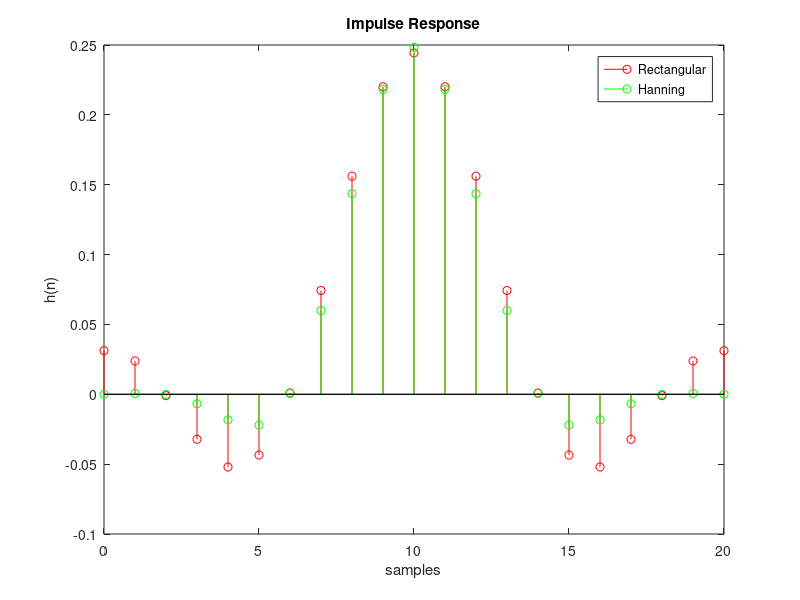
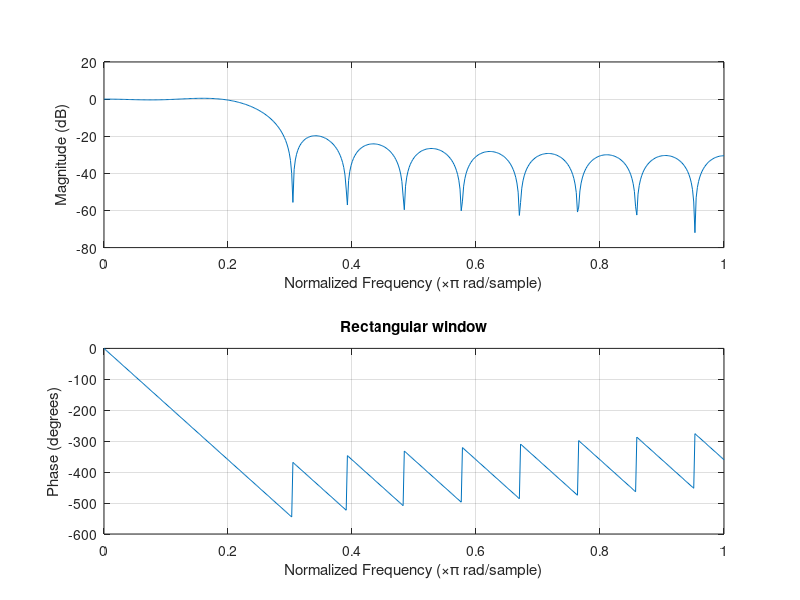
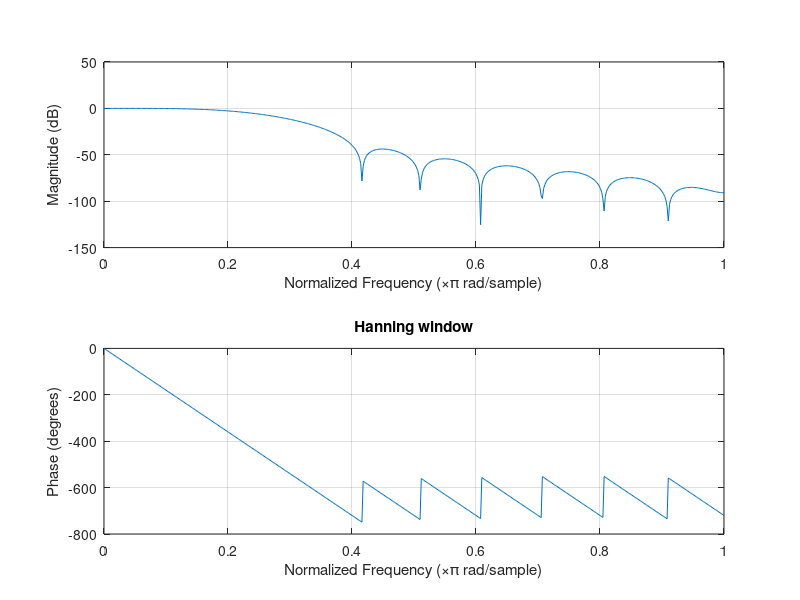

The MATLAB source for these figures, in order:
% a = 3, rectangular and hanning windows

% M = 21, so N = 20

% defining cutoff frequency
Wc = 1/(1+3);
N = 20;

% desinging the FIR filters using different windows.
B1 = fir1(N,Wc,rectwin(21));
B2 = fir1(N,Wc,hanning(21));

% plotting the Impulse response of filters
figure();
stem(0:(size(B1,2)-1),B1,'r');
hold on;
stem(0:(size(B2,2)-1),B2,'g');
legend('Rectangular','Hanning');
title('Impulse Response');
xlabel('samples');
ylabel('h(n)');

% ploting the bode
figure();
freqz(B1);
title('Rectangular window');

figure();
freqz(B2);
title('Hanning window');

